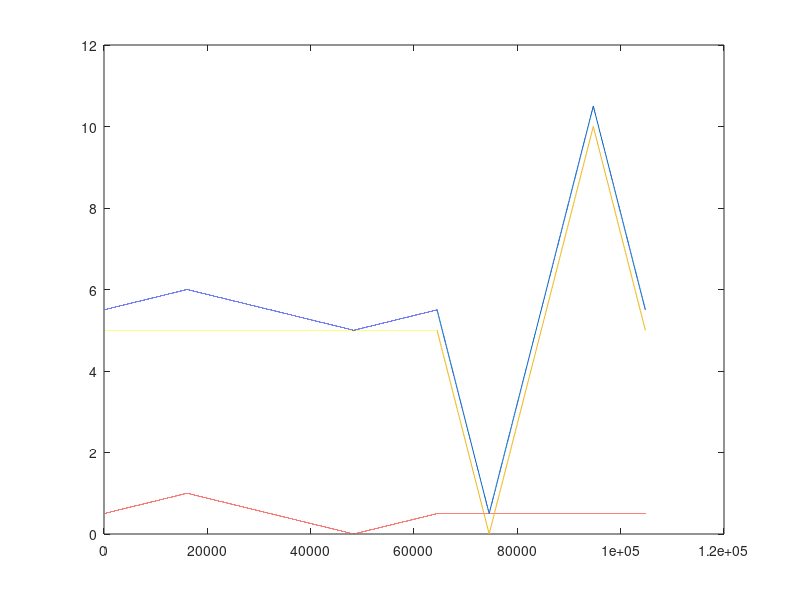

Write MATLAB code to recreate this figure.
clear all;
close all;

load('charles_eog_1');
 output_data = [];
 
 logged_data_total(:,2) =  logged_data_total(:,2) - min(logged_data_total(:,2));
logged_data_total(:,2) =  logged_data_total(:,2) / max(logged_data_total(:,2));

 logged_data_total(:,1) =  logged_data_total(:,1) - min(logged_data_total(:,1));
logged_data_total(:,1) =  logged_data_total(:,1) / max(logged_data_total(:,1));

for i=1:size(logged_data_total(:,1),1)
    logged_data_total(i,2) = logged_data_total(i,2)*10;

    output_data(i) = logged_data_total(i,1) + logged_data_total(i,2);
end

plot(output_data);
hold on;
plot(logged_data_total(:,1));
plot(logged_data_total(:,2));

